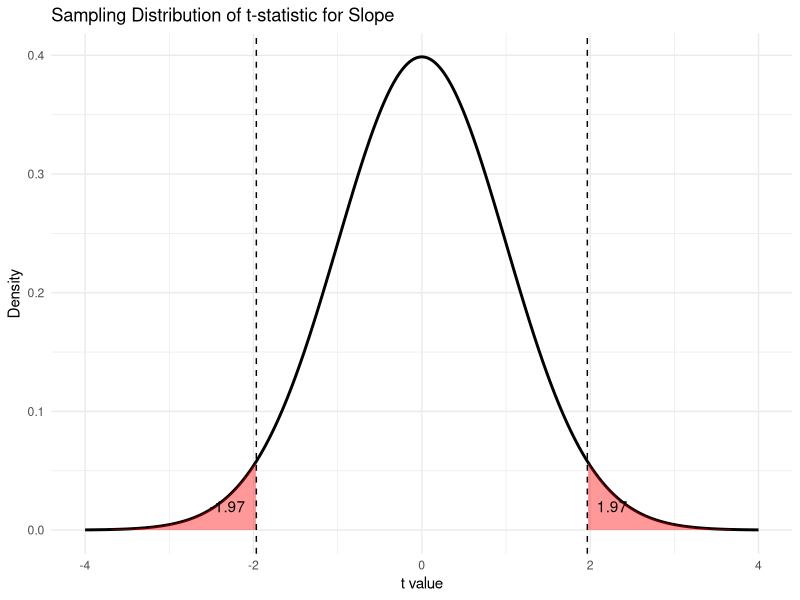
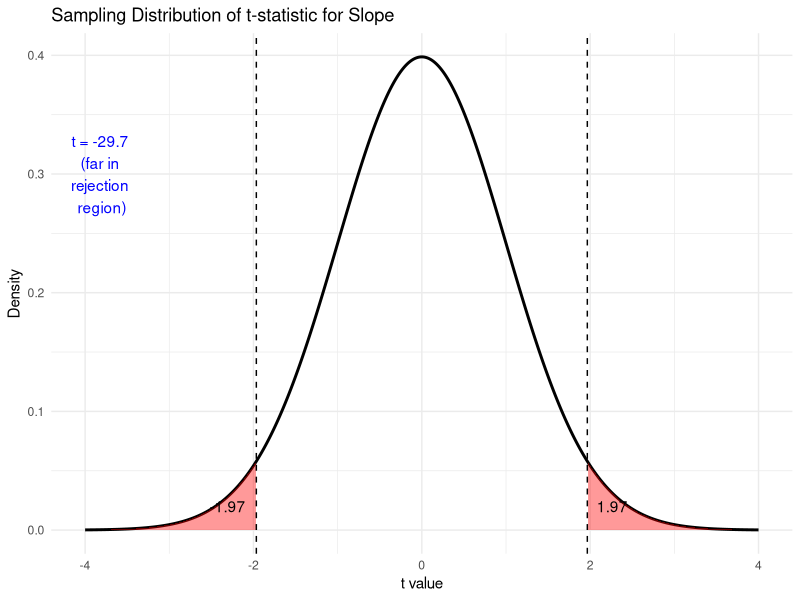

Reproduce these figures in R, in order.
#hypothesis testing for cars mpg

library(ggplot2)

# Parameters
alpha <- 0.05
df <- 390

t_critical_left  <- qt(alpha/2, df)
t_critical_right <- qt(1 - alpha/2, df)

# Create x values for the t distribution
x <- seq(-4, 4, length.out = 1000)

plot_data <- data.frame(
  x = x,
  y = dt(x, df)
)

# Base plot
p <- ggplot(plot_data, aes(x, y)) +
  geom_line(linewidth = 1) +
  labs(
    title = "Sampling Distribution of t-statistic for Slope",
    x = "t value",
    y = "Density"
  ) +
  theme_minimal()

# Shade rejection regions
p <- p +
  geom_area(
    data = subset(plot_data, x < t_critical_left),
    fill = "red",
    alpha = 0.4
  ) +
  geom_area(
    data = subset(plot_data, x > t_critical_right),
    fill = "red",
    alpha = 0.4
  )

# Add critical value lines
p <- p +
  geom_vline(xintercept = c(t_critical_left, t_critical_right),
             linetype = "dashed") +
  annotate("text",
           x = t_critical_left,
           y = 0.02,
           label = round(t_critical_left,2),
           hjust = 1.3) +
  annotate("text",
           x = t_critical_right,
           y = 0.02,
           label = round(t_critical_right,2),
           hjust = -0.3)

print(p)

p +
  annotate("text",
           x = -3.8,
           y = 0.3,
           label = "t = -29.7 \n(far in \nrejection \nregion)",
           color = "blue")
